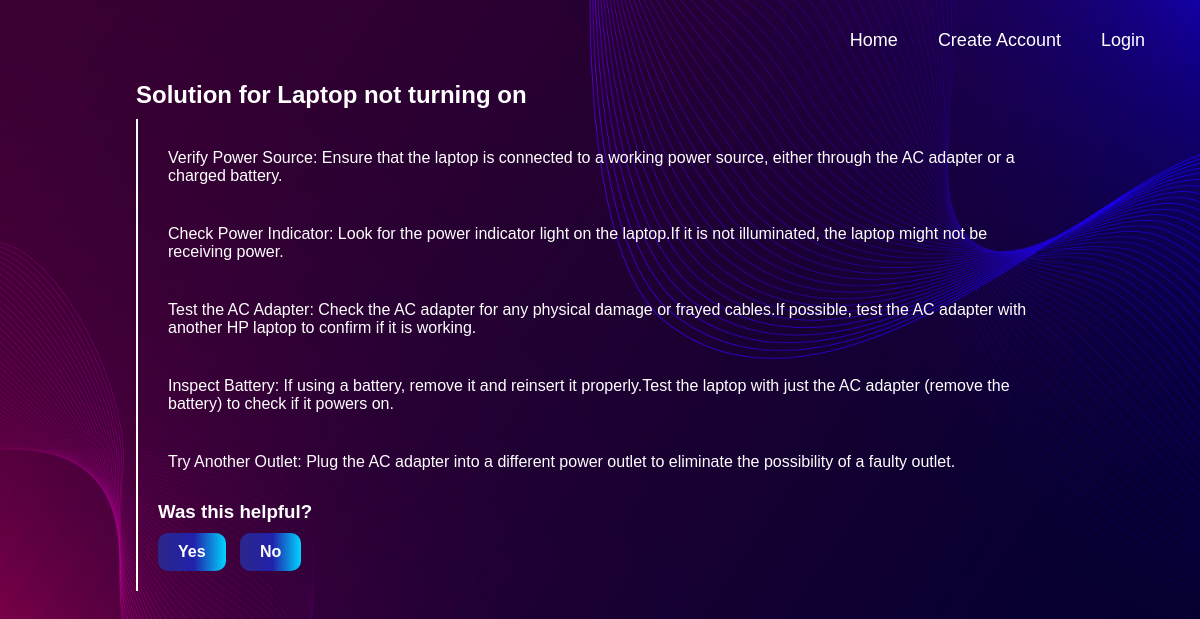
/troubleshoot/2, run on the app's committed database.
### models.py (models this page shows, shortened)
class Solution(db.Model):
    __tablename__ = "solutions"
    id = db.Column(db.Integer, primary_key = True)
    name = db.Column(db.String)
    issues = db.relationship("Issue",secondary=issue_solution,backref="solutions")
    steps = db.relationship('Step', backref='solutions')

class Step(db.Model):
    __tablename__ = "steps"
    id = db.Column(db.Integer, primary_key = True)
    solution_id = db.Column(db.Integer,db.ForeignKey('solutions.id'))
    step = db.Column(db.String)
    order = db.Column(db.Integer)

### app.py (the view)
@app.route("/troubleshoot/<id>")
def troubleshoot(id):
    solution = models.db.get_or_404(models.Solution,int(id))
    steps = list(solution.steps)
    steps.sort(key=lambda x: x.order)
    step_number = request.args.get('step')
    if step_number and step_number.isnumeric():
        print("Yes")
        step_number = int(step_number)
        if step_number >= len(steps):
            return render_template("troubleshoot.html",solution=solution,steps = steps, step_number = len(steps), last=True)
        steps = steps[:step_number]
        return render_template("troubleshoot.html",solution = solution, steps = steps, step_number = step_number,last=False)
    else:
        return render_template("troubleshoot.html",solution=solution,steps = steps, step_number = len(steps), last=True)

### templates/troubleshoot.html (shortened to what this page needs)
{% extends "base.html" %}
{% block content %}
    <div class="container">
        <h2>Solution for {{solution.name}}</h2>
        <div class="content-box">
            {% for step in steps %}
                <div class="solution-box">
                    {{step.step}}
                </div>
                {% if loop.last and last %}
                <div class="feedback-box">
                    <h3>Was this helpful?</h3>
                    <div class="w-100">
                        <a href="{{ url_for('index') }}" class="site-button" style="margin-right: 10px;">Yes</a>
                        <a href="https://support.hp.com/us-en" class="site-button">No</a>
                    </div>
                </div>
                {% endif %}
            {% endfor %}
        </div>
    </div>
{% endblock %}

### static/style.css (style rules this page uses)
* { margin: 0; padding: 0; box-sizing: border-box; font-family: "Poppins", sans-serif; }
body { font-family: Arial, sans-serif; margin: 20px; background: url("bg.jpg"); background-repeat: no-repeat; background-size: cover; }
h1,h2,h3,h4,h5,h6 { color: #ffffff; margin-bottom: 10px; }
.w-100 { width: 100%; }
.site-button { display: inline-block; padding: 10px 20px; color: white; background: rgb(44,38,138); background: linear-gradient(90deg, rgba(44,38,138,1) 0%, rgba(33,33,170,1) 53%, rgba(0,212,255,1) 100%); border: none; outline: none; border-radius: 10px; cursor: pointer; transition: 0.5s; font-weight: bold; text-decoration: none; }
.container { width: 80%; margin: auto; }
.content-box { padding: 20px; border-left: 2px solid white; }
.solution-box { margin-bottom: 20px; padding: 10px; color: white; background: url("form-bg.jpg"); background-repeat: no-repeat; background-size: cover; border-radius: 10px; }

### data on the page
Solution: name "Laptop not turning on"
Step: step "Verify Power Source: Ensure that the laptop is connected to a working power source, either through the AC adapter or a charged battery."
Step: step "Check Power Indicator: Look for the power indicator light on the laptop.If it is not illuminated, the laptop might not be receiving power."
Step: step "Test the AC Adapter: Check the AC adapter for any physical damage or frayed cables.If possible, test the AC adapter with another HP laptop to confirm if it is working."
Step: step "Inspect Battery: If using a battery, remove it and reinsert it properly.Test the laptop with just the AC adapter (remove the battery) to check if it powers on."
Step: step "Try Another Outlet: Plug the AC adapter into a different power outlet to eliminate the possibility of a faulty outlet."
